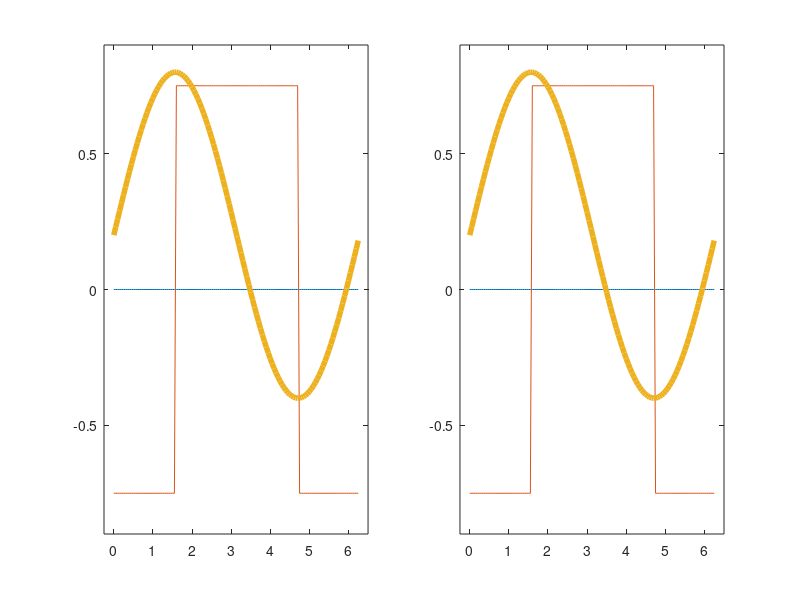

Reproduce this figure in MATLAB. (Note: this script raises an error after producing the figure.)

%% - Example 1, XKCDify simple line plots
clear;
close all;

figure('Position', [100 460 1120 420]);
a(1) = subplot(121); a(2) = subplot(122);

x = 0:.05:2*pi;
y1 = zeros(size(x));  % flat line
y2 =  mod(round(x / pi),2)*1.5 - .75; % Square wave
y3 = .2 + .6 * sin(x); % sine wave

plot(x,y1,x,y2,x,y3, 'linewidth', 4, 'Parent', a(1));
plot(x,y1,x,y2,x,y3, 'linewidth', 4, 'Parent', a(2));
set(a, 'XLim', [x(1) - .25, x(end)+.25], 'YLim', [-.9 .9]);

xkcdify(gca);

%% - Example 2, XKCDify a bar plot with a line plot on top
clear; close all;

figure('Position', [100 460 1120 420]);
a(1) = subplot(121); a(2) = subplot(122);


x = [0:.1:5];
y = 1 + (x-2).^2;

bar([ 3 2 4 6], 'Parent', a(1));
line(x,y,'Color', 'r', 'lineWidth', 3, 'Parent', a(1));
bar([ 3 2 4 6], 'Parent', a(2));
line(x,y,'Color', 'r', 'lineWidth', 3, 'Parent', a(2));


xkcdify(a(2));

set(a, 'XLim', [.5 4.5], 'YLim', [0 7]);

%% - Example 3, XKCDify a boxplot with a line plot on top
close all;
n = 5;  data = rand(20,n) * 5;
x = 1:n; y =  mean(data) + rand(1,n);

figure('Position', [100 460 1120 420]);
a(1) = subplot(121); a(2) = subplot(122);

boxplot( data, 'Parent', a(1)); 

set( get(get(a(1), 'Children'),'Children'), 'LineWidth', 3); % Hack to grow the line width of the boxplot
line(x, y, 'color', 'g', 'linewidth', 3, 'Parent', a(1));

boxplot( data, 'Parent', a(2)); 

set( get(get(a(2), 'Children'),'Children'), 'LineWidth', 3); % Hack to grow the line width of the boxplot
line(x, y, 'color', 'g', 'linewidth', 3, 'Parent', a(2));

xkcdify(gca)
%%
